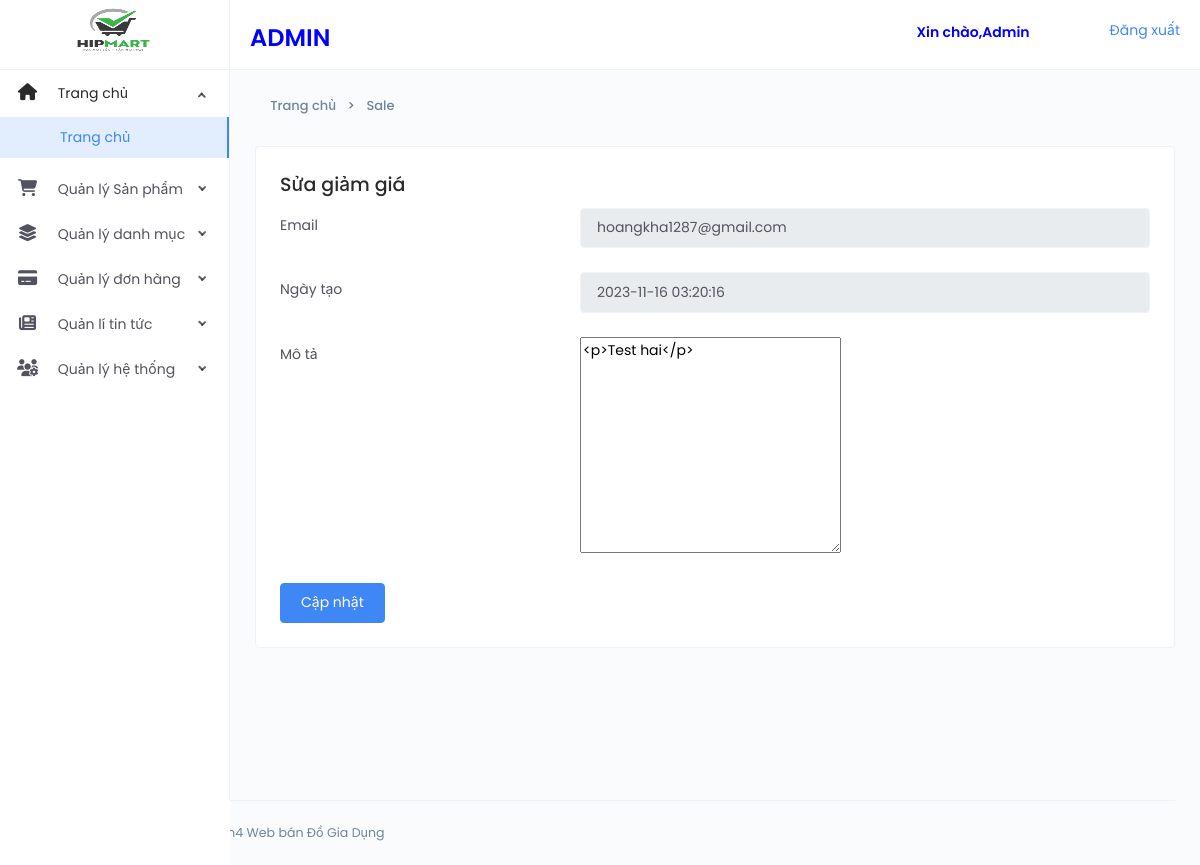
Screenshot of /Webdogiadung/Admin/Capnhat_sale.php?ID=3 (signed in) with the database file from the repository.
### tables this page shows
CREATE TABLE `sale` (
  `ID` int(11) NOT NULL,
  `Email` varchar(30) NOT NULL,
  `Creat_at` timestamp NOT NULL DEFAULT current_timestamp() ON UPDATE current_timestamp(),
  `Descrption` varchar(100) NOT NULL
);

### Webdogiadung/Admin/Capnhat_sale.php (the view, shortened to what this page needs)
<?php
require('thongbao.php');
include('Header_admin.php');
include('Nav_left.php');
require_once('Conect.php');
$id = !empty($_GET['ID']) ? (int)$_GET['ID'] : 0;
$result = mysqli_query($conn, "SELECT * FROM sale WHERE `ID` = $id");
if ($result) {
   $resultss = mysqli_fetch_assoc($result);
} else {
   die('Query failed: ' . mysqli_error($conn));
}
?>
<div class="page-container">
   <div class="main-content">
      <div class="page-header">
         <div class="header-sub-title">
            <nav class="breadcrumb breadcrumb-dash">
               <a href="index.php" class="breadcrumb-item"><i class="anticon anticon-home m-r-5"></i>Trang chủ</a>
               <a class="breadcrumb-item" href="Sale.php"> Sale</a>
            </nav>
         </div>
      </div>
      <div class="card">
         <div class="card-body">
            <h4>Sửa giảm giá</h4>
            <form id="form-validation" method="post" enctype="multipart/form-data">
               <div class="form-group row">
                  <label class="col-sm-4 col-form-label control-label">Email</label>
                  <div class="col-sm-8">
                     <input type="text" class="form-control" readonly name="email" value="<?php echo $resultss['Email']; ?>">
                  </div>
               </div>
               <div class="form-group row">
                  <label class="col-sm-4 col-form-label control-label">Ngày tạo</label>
                  <div class="col-sm-8">
                     <input type="text" class="form-control" readonly value="<?php echo $resultss['Creat_at']; ?>">
                  </div>
               </div>
               <div class="form-group row">
                  <label class="col-sm-4 col-form-label control-label">Mô tả</label>
                  <div class="col-sm-8">
                     <textarea name="mota" id="mota" rows="10"><?php echo $resultss['Descrption']; ?></textarea>
                  </div>
               </div>
               <button type="submit" class="btn btn-primary" name="add">Cập nhật</button>
            </form>
         </div>
      </div>
   </div>
</div>
<?php
include('Footer_Admin.php');
?>

### rows the page displays
sale: email "hoangkha1287@gmail.com", Creat_at "2023-11-16 03:20:16", mota "<p>Test hai</p>"
